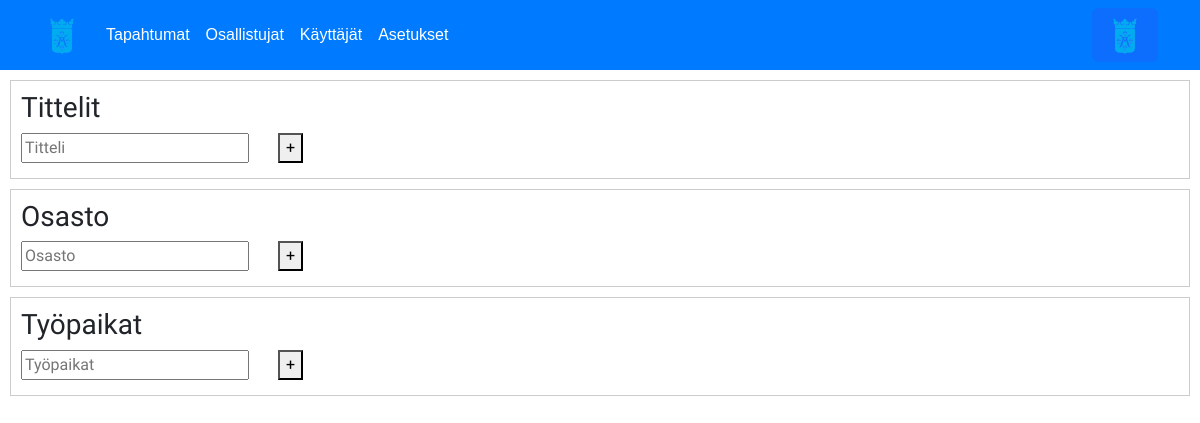
/asetukset.php (signed in), run on an earlier commit of the app's database.
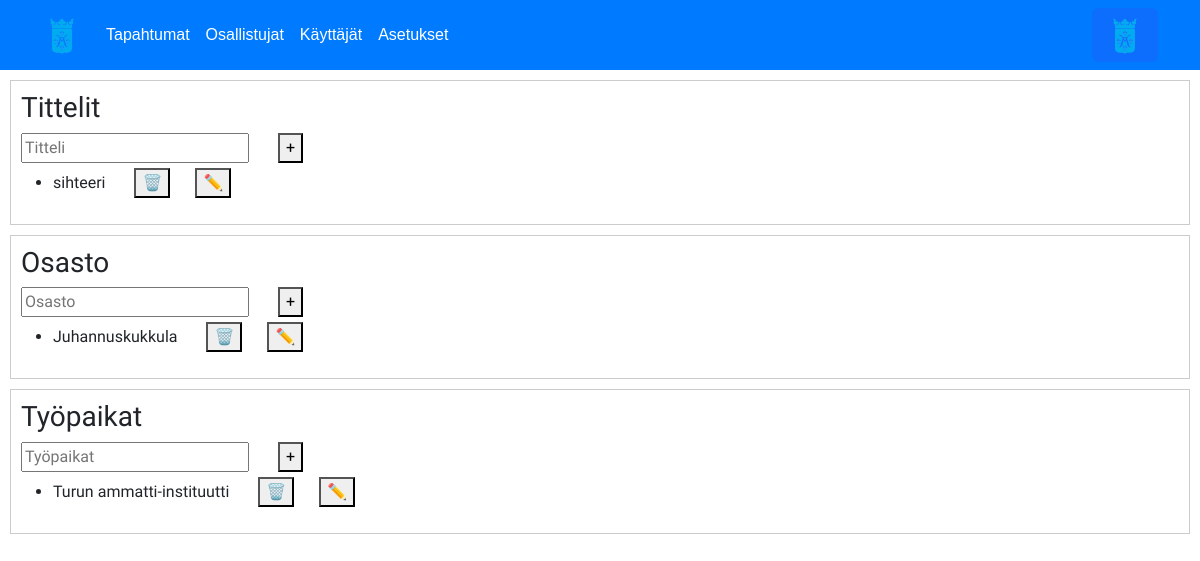
And on a later commit of the database.
### tables this page shows
CREATE TABLE `settings` (
  `id` int(11) NOT NULL,
  `type` varchar(50) NOT NULL,
  `name` varchar(255) NOT NULL
);

### asetukset.php (the view, shortened to what this page needs)
<?php
$servername = "localhost";
$username = "Edu";
$password = "Eduard123";
$database = "edu";
$conn = new mysqli($servername, $username, $password, $database);
?>
<!DOCTYPE html>
<html lang="en">
<head>
    <link href="https://cdn.jsdelivr.net/npm/bootstrap@5.2.0-beta1/dist/css/bootstrap.min.css" rel="stylesheet">
    <link rel="stylesheet" href="./css/main.css">
    <link rel="stylesheet" href="./css/userpanel.css">
    <link rel="stylesheet" href="./css/asetukset.css">
</head>
<body>
<nav class="navbar navbar-expand-lg">
    <div class="container">
        <a class="navbar-brand"><img src="../images/turku.png" alt="Logo" width="40"></a>
        <div class="collapse navbar-collapse" id="navbarNav">
            <ul class="navbar-nav ml-auto">
                <li class="nav-item">
                    <a class="nav-link" href="./tapahtumat.php">Tapahtumat</a>
                </li>
                <li class="nav-item">
                    <a class="nav-link" href="./osallistujat.php">Osallistujat</a>
                </li>
                <li class="nav-item">
                    <a class="nav-link" href="#">Käyttäjät</a>
                </li>
                <li class="nav-item">
                    <a class="nav-link" href="./asetukset.php">Asetukset</a>
                </li>
            </ul>
        </div>
        <button type="button" class="btn btn-primary" data-bs-toggle="modal" data-bs-target="#userPanelModal">
            <img src="../images/turku.png" alt="Logo" width="40">
        </button>
    </div>
</nav>
    <div class="settings-box">
        <h3>Tittelit</h3>
        <div class="item">
            <form method="post">
                <input type="text" placeholder="Titteli" name="title">
                <button type="submit" name="addTitle">+</button>
            </form>
        </div>
        <div class="existing-items">
            <?php
            $sql = "SELECT * FROM settings WHERE type = 'title'";
            $result = $conn->query($sql);
            if ($result->num_rows > 0) {
                echo "<ul>";
                while ($row = $result->fetch_assoc()) {
                    echo "<li>{$row['name']} ";
                    echo "<form method='post' style='display: inline;'>";
                    echo "<button type='submit' name='deleteItem'>🗑️</button>";
                    echo "</form>";
                    echo "<button onclick=\"editItem('{$row['id']}')\">✏️</button>";
                    echo "</li>";
                }
                echo "</ul>";
            }
            ?>
        </div>
    </div>
    <div class="settings-box">
        <h3>Osasto</h3>
        <div class="item">
            <form method="post">
                <input type="text" placeholder="Osasto" name="country">
                <button type="submit" name="addCountry">+</button>
            </form>
        </div>
        <div class="existing-items">
            <?php
            $sql = "SELECT * FROM settings WHERE type = 'country'";
            $result = $conn->query($sql);
            if ($result->num_rows > 0) {
                echo "<ul>";
                while ($row = $result->fetch_assoc()) {
                    echo "<li>{$row['name']} ";
                    echo "<form method='post' style='display: inline;'>";
                    echo "<button type='submit' name='deleteItem'>🗑️</button>";
                    echo "</form>";
                    echo "<button onclick=\"editItem('{$row['id']}')\">✏️</button>";
                    echo "</li>";
                }
                echo "</ul>";
            }
            ?>
        </div>
    </div>
    <div class="settings-box">
        <h3>Työpaikat</h3>
        <div class="item">
            <form method="post">
                <input type="text" placeholder="Työpaikat" name="city">
                <button type="submit" name="addCity">+</button>
            </form>
        </div>
        <div class="existing-items">
            <?php
            $sql = "SELECT * FROM settings WHERE type = 'city'";
            $result = $conn->query($sql);
            if ($result->num_rows > 0) {
                echo "<ul>";
                while ($row = $result->fetch_assoc()) {
                    echo "<li>{$row['name']} ";
                    echo "<form method='post' style='display: inline;'>";
                    echo "<button type='submit' name='deleteItem'>🗑️</button>";
                    echo "</form>";
                    echo "<button onclick=\"editItem('{$row['id']}')\">✏️</button>";
                    echo "</li>";
                }
                echo "</ul>";
            }
            ?>
        </div>
    </div>
</body>
</html>

### css/main.css (style rules this page uses)
body { font-family: "Barlow Semi Condensed", sans-serif; }
.navbar { background-color: #007BFF; }
.navbar-brand { font-family: 'Your Font', sans-serif; color: #fff; }
.navbar-nav .nav-link { font-family: 'Your Font', sans-serif; color: #fff; }
button { margin-left: 25px; }

### css/asetukset.css (style rules this page uses)
.settings-box { border: 1px solid #ccc; padding: 10px; margin: 10px; }
.item { margin-bottom: 5px; }

What changed in the data, as far as the page shows it:
added settings: name "sihteeri", shown under "Tittelit"
added settings: name "Juhannuskukkula", shown under "Osasto"
added settings: name "Turun ammatti-instituutti", shown under "Työpaikat"
